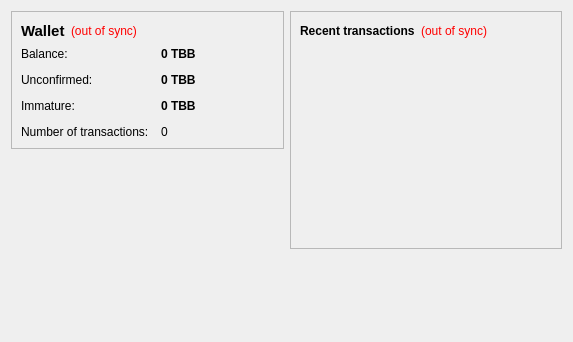
<?xml version="1.0" encoding="UTF-8"?>
<ui version="4.0">
 <class>OverviewPage</class>
 <widget class="QWidget" name="OverviewPage">
  <property name="geometry">
   <rect>
    <x>0</x>
    <y>0</y>
    <width>573</width>
    <height>342</height>
   </rect>
  </property>
  <property name="windowTitle">
   <string>Form</string>
  </property>
  <layout class="QHBoxLayout" name="horizontalLayout" stretch="1,1">
   <item>
    <layout class="QVBoxLayout" name="verticalLayout_2">
     <item>
      <widget class="QFrame" name="frame">
       <property name="frameShape">
        <enum>QFrame::StyledPanel</enum>
       </property>
       <property name="frameShadow">
        <enum>QFrame::Raised</enum>
       </property>
       <layout class="QVBoxLayout" name="verticalLayout_4">
        <item>
         <layout class="QHBoxLayout" name="horizontalLayout_4">
          <item>
           <widget class="QLabel" name="label_5">
            <property name="font">
             <font>
              <pointsize>11</pointsize>
              <weight>75</weight>
              <bold>true</bold>
             </font>
            </property>
            <property name="text">
             <string>Wallet</string>
            </property>
           </widget>
          </item>
          <item>
           <widget class="QLabel" name="labelWalletStatus">
            <property name="toolTip">
             <string>The displayed information may be out of date. Your wallet automatically synchronizes with the TrayboonBucks network after a connection is established, but this process has not completed yet.</string>
            </property>
            <property name="styleSheet">
             <string notr="true">QLabel { color: red; }</string>
            </property>
            <property name="text">
             <string notr="true">(out of sync)</string>
            </property>
            <property name="alignment">
             <set>Qt::AlignLeading|Qt::AlignLeft|Qt::AlignVCenter</set>
            </property>
           </widget>
          </item>
          <item>
           <spacer name="horizontalSpacer_2">
            <property name="orientation">
             <enum>Qt::Horizontal</enum>
            </property>
            <property name="sizeHint" stdset="0">
             <size>
              <width>40</width>
              <height>20</height>
             </size>
            </property>
           </spacer>
          </item>
         </layout>
        </item>
        <item>
         <layout class="QFormLayout" name="formLayout_2">
          <property name="fieldGrowthPolicy">
           <enum>QFormLayout::AllNonFixedFieldsGrow</enum>
          </property>
          <property name="horizontalSpacing">
           <number>12</number>
          </property>
          <property name="verticalSpacing">
           <number>12</number>
          </property>
          <item row="0" column="0">
           <widget class="QLabel" name="label">
            <property name="text">
             <string>Balance:</string>
            </property>
           </widget>
          </item>
          <item row="0" column="1">
           <widget class="QLabel" name="labelBalance">
            <property name="font">
             <font>
              <weight>75</weight>
              <bold>true</bold>
             </font>
            </property>
            <property name="cursor">
             <cursorShape>IBeamCursor</cursorShape>
            </property>
            <property name="toolTip">
             <string>Your current balance</string>
            </property>
            <property name="text">
             <string notr="true">0 TBB</string>
            </property>
            <property name="textInteractionFlags">
             <set>Qt::LinksAccessibleByMouse|Qt::TextSelectableByKeyboard|Qt::TextSelectableByMouse</set>
            </property>
           </widget>
          </item>
          <item row="1" column="0">
           <widget class="QLabel" name="label_3">
            <property name="text">
             <string>Unconfirmed:</string>
            </property>
           </widget>
          </item>
          <item row="1" column="1">
           <widget class="QLabel" name="labelUnconfirmed">
            <property name="font">
             <font>
              <weight>75</weight>
              <bold>true</bold>
             </font>
            </property>
            <property name="cursor">
             <cursorShape>IBeamCursor</cursorShape>
            </property>
            <property name="toolTip">
             <string>Total of transactions that have yet to be confirmed, and do not yet count toward the current balance</string>
            </property>
            <property name="text">
             <string notr="true">0 TBB</string>
            </property>
            <property name="textInteractionFlags">
             <set>Qt::LinksAccessibleByMouse|Qt::TextSelectableByKeyboard|Qt::TextSelectableByMouse</set>
            </property>
           </widget>
          </item>
          <item row="3" column="0">
           <widget class="QLabel" name="label_2">
            <property name="text">
             <string>Number of transactions:</string>
            </property>
           </widget>
          </item>
          <item row="3" column="1">
           <widget class="QLabel" name="labelNumTransactions">
            <property name="toolTip">
             <string>Total number of transactions in wallet</string>
            </property>
            <property name="text">
             <string notr="true">0</string>
            </property>
           </widget>
          </item>
          <item row="2" column="0">
           <widget class="QLabel" name="labelImmatureText">
            <property name="text">
             <string>Immature:</string>
            </property>
           </widget>
          </item>
          <item row="2" column="1">
           <widget class="QLabel" name="labelImmature">
            <property name="font">
             <font>
              <weight>75</weight>
              <bold>true</bold>
             </font>
            </property>
            <property name="toolTip">
             <string>Mined balance that has not yet matured</string>
            </property>
            <property name="text">
             <string notr="true">0 TBB</string>
            </property>
            <property name="textInteractionFlags">
             <set>Qt::LinksAccessibleByMouse|Qt::TextSelectableByKeyboard|Qt::TextSelectableByMouse</set>
            </property>
           </widget>
          </item>
         </layout>
        </item>
       </layout>
      </widget>
     </item>
     <item>
      <spacer name="verticalSpacer">
       <property name="orientation">
        <enum>Qt::Vertical</enum>
       </property>
       <property name="sizeHint" stdset="0">
        <size>
         <width>20</width>
         <height>40</height>
        </size>
       </property>
      </spacer>
     </item>
    </layout>
   </item>
   <item>
    <layout class="QVBoxLayout" name="verticalLayout_3">
     <item>
      <widget class="QFrame" name="frame_2">
       <property name="frameShape">
        <enum>QFrame::StyledPanel</enum>
       </property>
       <property name="frameShadow">
        <enum>QFrame::Raised</enum>
       </property>
       <layout class="QVBoxLayout" name="verticalLayout">
        <item>
         <layout class="QHBoxLayout" name="horizontalLayout_2">
          <item>
           <widget class="QLabel" name="label_4">
            <property name="text">
             <string>&lt;b&gt;Recent transactions&lt;/b&gt;</string>
            </property>
           </widget>
          </item>
          <item>
           <widget class="QLabel" name="labelTransactionsStatus">
            <property name="toolTip">
             <string>The displayed information may be out of date. Your wallet automatically synchronizes with the TrayboonBucks network after a connection is established, but this process has not completed yet.</string>
            </property>
            <property name="styleSheet">
             <string notr="true">QLabel { color: red; }</string>
            </property>
            <property name="text">
             <string notr="true">(out of sync)</string>
            </property>
            <property name="alignment">
             <set>Qt::AlignRight|Qt::AlignTrailing|Qt::AlignVCenter</set>
            </property>
           </widget>
          </item>
          <item>
           <spacer name="horizontalSpacer">
            <property name="orientation">
             <enum>Qt::Horizontal</enum>
            </property>
            <property name="sizeHint" stdset="0">
             <size>
              <width>40</width>
              <height>20</height>
             </size>
            </property>
           </spacer>
          </item>
         </layout>
        </item>
        <item>
         <widget class="QListView" name="listTransactions">
          <property name="styleSheet">
           <string notr="true">QListView { background: transparent; }</string>
          </property>
          <property name="frameShape">
           <enum>QFrame::NoFrame</enum>
          </property>
          <property name="verticalScrollBarPolicy">
           <enum>Qt::ScrollBarAlwaysOff</enum>
          </property>
          <property name="horizontalScrollBarPolicy">
           <enum>Qt::ScrollBarAlwaysOff</enum>
          </property>
          <property name="selectionMode">
           <enum>QAbstractItemView::NoSelection</enum>
          </property>
         </widget>
        </item>
       </layout>
      </widget>
     </item>
     <item>
      <spacer name="verticalSpacer_2">
       <property name="orientation">
        <enum>Qt::Vertical</enum>
       </property>
       <property name="sizeHint" stdset="0">
        <size>
         <width>20</width>
         <height>40</height>
        </size>
       </property>
      </spacer>
     </item>
    </layout>
   </item>
  </layout>
 </widget>
 <resources/>
 <connections/>
</ui>
